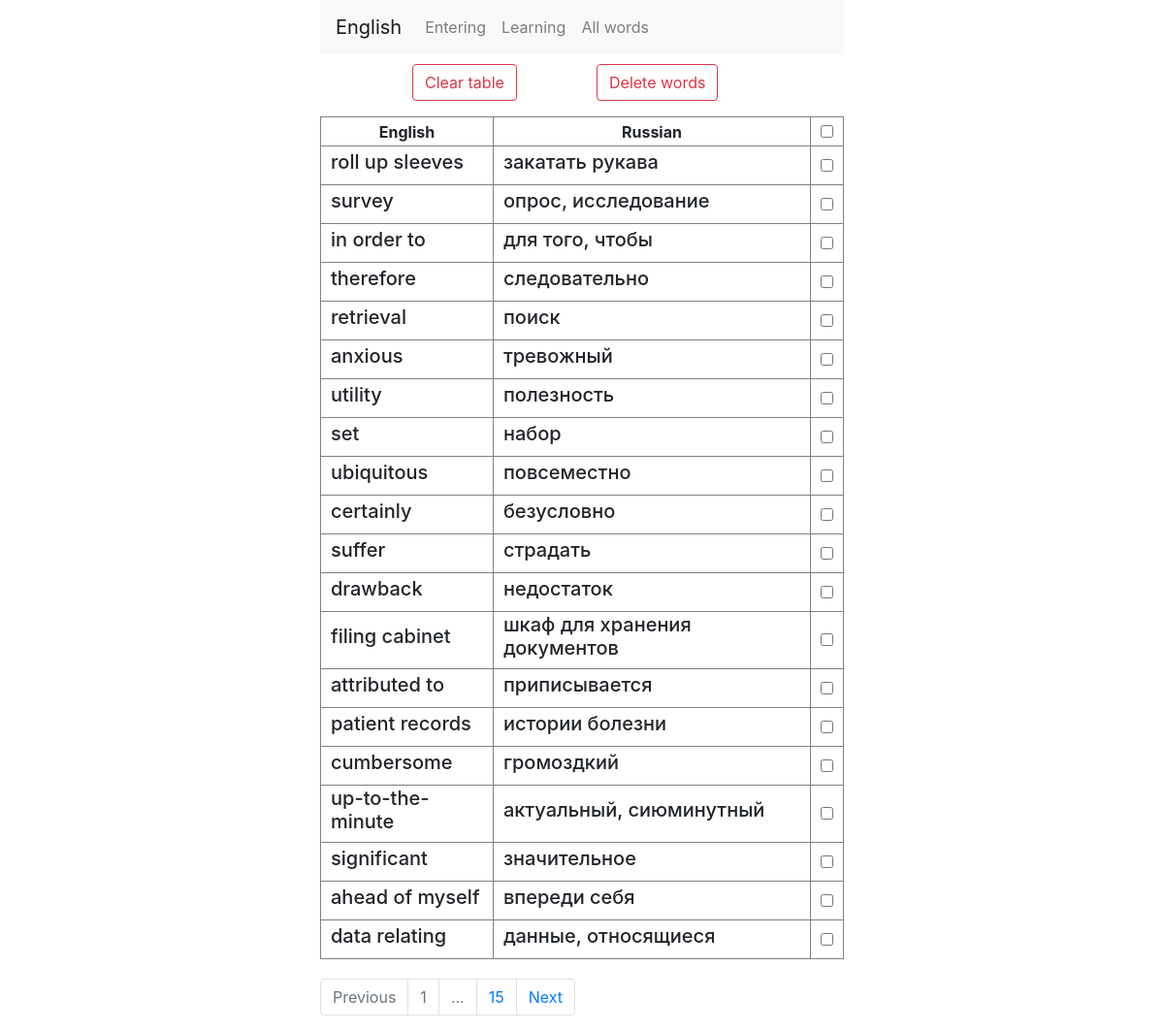
Screenshot of /all-words/ with the database file from the repository.
### models.py (models this page shows, shortened)
class Words(db.Model):
    id = db.Column(db.Integer, primary_key=True)
    eng_word = db.Column(db.String(200), nullable=False)
    ru_word = db.Column(db.String(200), nullable=False)

### all_words/blueprint.py (the view, shortened to what this page needs)
@all_words.route('/', methods=('POST', 'GET'))
def index():
    page = request.args.get('page', 1, type=int)
    words = Words.query.paginate(page=page)
    return render_template('all_words/index.html', words=words)

### all_words/templates/all_words/index.html (shortened to what this page needs)
{% extends 'base.html' %}
{% block content %}
<div class="container">
    <div class="row justify-content-center">
        <div class="col-2">
            <form method="POST">
                <button type="submit" class="btn btn-outline-danger clear-btn" name="btn" value="clear">
                    Clear table
                </button>
        </div>
        <div class="col-2">
            <button type="submit" class="btn btn-outline-danger del_btn" name="btn" value="delete_words">
                Delete words
            </button>
        </div>
    </div>
</div>
<div class="container">
    <div class="row justify-content-center">
        <div class="col-6">
            <table border="1">
                <tr>
                    <th>
                        English
                    </th>
                    <th>
                        Russian
                    </th>
                    <th>
                        <input type="checkbox" onClick="toggle()">
                    </th>
                </tr>
                {% for word in words.items %}
                <tr>
                    <td>
                        <h5>{{ word.eng_word }}</h5>
                    </td>
                    <td>
                        <h5>{{ word.ru_word }}</h5>
                    </td>
                    <div class="form-group form-check">
                        <td width='20'>
                            <input type="checkbox" class="check-box-word" name="checked_words"
                                value="{{ word.eng_word }}">
                        </td>
                    </div>
                </tr>
                {% endfor %}
            </table>
            <ul class="pagination">
                <li class="page-item {% if words.has_prev == False %} disabled {% endif %}">
                    <a class="page-link" href="./?page={{ words.prev_num }}">Previous</a>
                </li>
                <li class="page-item {% if words.page == 1 %} disabled {% endif %}">
                    <a class="page-link" href="./?page=1">1</a>
                </li>
                {% if words.page < words.pages-1 %}
                <li class="page-item {% if words.page == 1 %} disabled {% endif %}">
                    <a class="page-link" href="#">...</a>
                </li>
                {% endif %}
                <li class="page-item {% if words.page == words.pages %} disabled {% endif %}">
                    <a class="page-link" href="./?page={{ words.pages }}">{{ words.pages }}</a>
                </li>
                <li class="page-item {% if words.has_next == False %} disabled {% endif %}">
                    <a class="page-link" href="./?page={{ words.next_num }}">Next</a>
                </li>
            </ul>
        </div>
    </div>
</div>
{% endblock %}

### static/main.css (style rules this page uses)
table { width: 100%; margin-top: 10px; margin-bottom: 20px; }
th { height: 30px; text-align: center; }
td { height: 40px; padding-left: 10px; }
.clear-btn { margin-top: 10px; }
.del_btn { margin-top: 10px; }
.check-box-word { margin-right: 9px; }

### rows the page displays
Words: eng_word "roll up sleeves", ru_word "закатать рукава"
Words: eng_word "survey", ru_word "опрос, исследование"
Words: eng_word "in order to", ru_word "для того, чтобы"
Words: eng_word "therefore", ru_word "следовательно"
Words: eng_word "retrieval", ru_word "поиск"
Words: eng_word "anxious", ru_word "тревожный"
Words: eng_word "utility", ru_word "полезность"
Words: eng_word "set", ru_word "набор"
Words: eng_word "ubiquitous", ru_word "повсеместно"
Words: eng_word "certainly", ru_word "безусловно"
Words: eng_word "suffer", ru_word "страдать"
Words: eng_word "drawback", ru_word "недостаток"
Words: eng_word "filing cabinet", ru_word "шкаф для хранения документов"
Words: eng_word "attributed to", ru_word "приписывается"
Words: eng_word "patient records", ru_word "истории болезни"
Words: eng_word "cumbersome", ru_word "громоздкий"
Words: eng_word "up-to-the-minute", ru_word "актуальный, сиюминутный"
Words: eng_word "significant", ru_word "значительное"
Words: eng_word "ahead of myself", ru_word "впереди себя"
Words: eng_word "data relating", ru_word "данные, относящиеся"

### other values shown
{{ words.pages }} "15"
